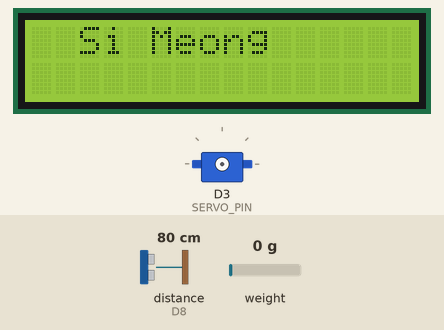
Recording of a sketch running on a simulated ESP8266 (NodeMCU). On the bench: 16×2 character LCD, servo. Wiring (inferred from the names in the program): ultrasonic range finder: trigger D7; echo D8. The test bench sets the inputs (shaded band); at power-on: distance to the obstacle (sensor on D8) 80 cm, weight on the scale 0 g. The echo pulse lasts 58.3 µs per cm.

Above: at 0.1 s.
4.3 s: distance to the obstacle (sensor on D8) set to 7 cm
5.8 s: distance to the obstacle (sensor on D8) set to 4 cm
At 7.2 s:
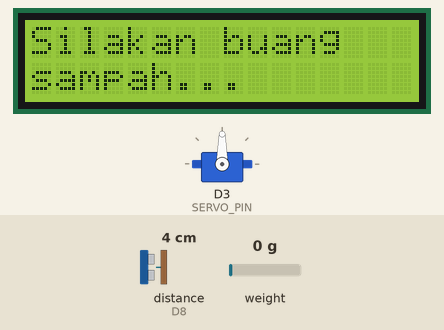
At 11.1 s:
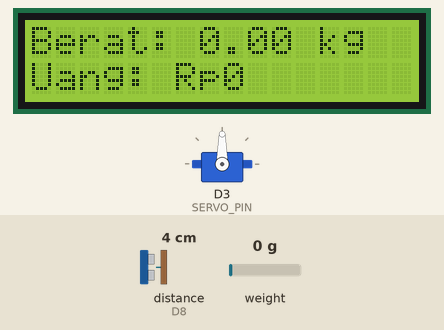
Timing chart, 0 to 16.4 s (numbered marks = the images above; inputs shaded):
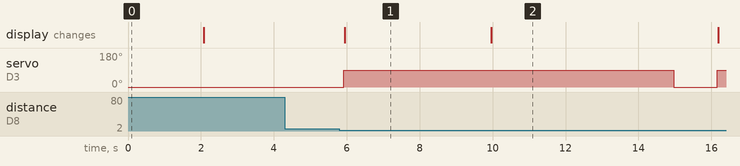

The sketch:

siMeong.ino
```cpp
// Library
#include <Wire.h>
#include <LiquidCrystal_I2C.h>
#include "HX711.h"
#include <Servo.h>

// Konfigurasi Pin
#define DT D5     // HX711
#define SCK D6    // HX711
#define TRIG_PIN D7 // Ultrasonik
#define ECHO_PIN D8 // Ultrasonik
#define SERVO_PIN D3 // Servo

// Objek
LiquidCrystal_I2C lcd(0x27, 16, 2); // I2C address bisa 0x3F (jika perlu diganti)
HX711 scale;
Servo servoMotor;

// Konstanta
const float hargaPerKg = 1000.0; // nilai uang per kg
const int jarakTrigger = 5;     // jarak untuk deteksi (dalam cm)

// Setup logika sekali
void setup() {
  Serial.begin(9600);

  pinMode(TRIG_PIN, OUTPUT);
  pinMode(ECHO_PIN, INPUT);

  lcd.init();
  lcd.backlight();
  lcd.setCursor(0, 0);
  lcd.print("  Si Meong");
  delay(2000);
  lcd.clear();

// Kode hasil GPT
  scale.begin(DT, SCK);
  // jika sudah kalibrasi langsung input
  scale.set_scale(); // masukkan faktor kalibrasi jika sudah tahu
  scale.tare();      // set awal berat ke 0

  servoMotor.attach(SERVO_PIN);
  servoMotor.write(0); // posisi awal tertutup
}

// === FUNGSI BACA ULTRASONIK ===
float bacaJarakCM() {
  digitalWrite(TRIG_PIN, LOW);
  delayMicroseconds(2);
  digitalWrite(TRIG_PIN, HIGH);
  delayMicroseconds(10);
  digitalWrite(TRIG_PIN, LOW);
  long durasi = pulseIn(ECHO_PIN, HIGH);
  return durasi * 0.034 / 2;
}

// Logika Berulang
void loop() {
  float jarak = bacaJarakCM();

  if (jarak > 0 && jarak < jarakTrigger) {
    // Buka tutup
    servoMotor.write(90); // buka (derajat)
    lcd.clear();
    lcd.setCursor(0, 0);
    lcd.print("Silakan buang");
    lcd.setCursor(0, 1);
    lcd.print("sampah...");
    delay(3000); // perkiraan menuaruh sampah (3 detik)

    // Baca berat
    float beratGram = scale.get_units(10); // ambil rata-rata 10 pembacaan (Kode hasil GPT)
    if (beratGram < 0) beratGram = 0;
    float beratKg = beratGram / 1000.0;
    float nilaiUang = beratKg * hargaPerKg;

    // Tampilan hasil
    lcd.clear();
    lcd.setCursor(0, 0);
    lcd.print("Berat: ");
    lcd.print(beratKg, 2); // 2 angka dibelakang koma
    lcd.print(" kg");

    lcd.setCursor(0, 1);
    lcd.print("Uang: Rp");
    lcd.print((int)nilaiUang);

    delay(5000); // tampilkan selama 5 detik

    // 4. Tutup kembali
    servoMotor.write(0);
    delay(1000);
  }

  delay(200); // debounce delay
}
```

Measured:
- the behaviour switches between 6 and 5 cm on distance to the obstacle (sensor on D8) (found by bisection; images 0 and 1)
- after the input at 4.3 s, every drawn part: stays the same
- after the input at 5.8 s, servo on D3 (SERVO_PIN): 0° → 90° after 0.12 s, → 0° 9.1 s later, → 90° 1.2 s later; the display: changes after 0.14 s (image 1)
- what the display in image 1 shows lasts 4.1 s, from 5.9 s to 10.0 s
